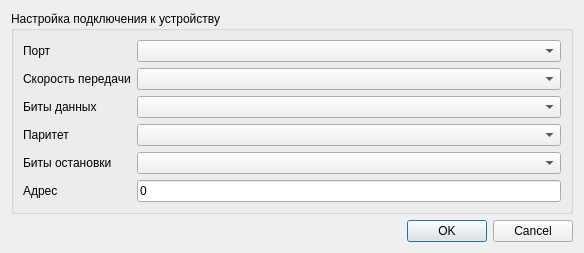
<?xml version="1.0" encoding="UTF-8"?>
<ui version="4.0">
 <class>PortSettings</class>
 <widget class="QDialog" name="PortSettings">
  <property name="geometry">
   <rect>
    <x>0</x>
    <y>0</y>
    <width>584</width>
    <height>247</height>
   </rect>
  </property>
  <property name="windowTitle">
   <string>Dialog</string>
  </property>
  <layout class="QGridLayout" name="gridLayout">
   <item row="0" column="0">
    <widget class="QGroupBox" name="grBoxSettings">
     <property name="title">
      <string>Настройка подключения к устройству</string>
     </property>
     <layout class="QGridLayout" name="gridLayout_2">
      <item row="1" column="1">
       <widget class="QComboBox" name="cbBaudRate"/>
      </item>
      <item row="0" column="1">
       <widget class="QComboBox" name="cbPortName"/>
      </item>
      <item row="2" column="1">
       <widget class="QComboBox" name="cbDataBist"/>
      </item>
      <item row="3" column="1">
       <widget class="QComboBox" name="cbPairity"/>
      </item>
      <item row="0" column="0">
       <widget class="QLabel" name="lblPort">
        <property name="text">
         <string>Порт</string>
        </property>
       </widget>
      </item>
      <item row="1" column="0">
       <widget class="QLabel" name="lblBaudRate">
        <property name="text">
         <string>Скорость передачи</string>
        </property>
       </widget>
      </item>
      <item row="2" column="0">
       <widget class="QLabel" name="lblDataBits">
        <property name="text">
         <string>Биты данных</string>
        </property>
       </widget>
      </item>
      <item row="4" column="1">
       <widget class="QComboBox" name="cbStopBits"/>
      </item>
      <item row="3" column="0">
       <widget class="QLabel" name="lblPairity">
        <property name="text">
         <string>Паритет</string>
        </property>
       </widget>
      </item>
      <item row="4" column="0">
       <widget class="QLabel" name="lblStopBits">
        <property name="text">
         <string>Биты остановки</string>
        </property>
       </widget>
      </item>
      <item row="5" column="0">
       <widget class="QLabel" name="lblAddres">
        <property name="text">
         <string>Адрес</string>
        </property>
       </widget>
      </item>
      <item row="5" column="1">
       <widget class="QLineEdit" name="leAddres">
        <property name="text">
         <string>0</string>
        </property>
        <property name="frame">
         <bool>true</bool>
        </property>
        <property name="dragEnabled">
         <bool>false</bool>
        </property>
        <property name="clearButtonEnabled">
         <bool>false</bool>
        </property>
       </widget>
      </item>
     </layout>
    </widget>
   </item>
   <item row="1" column="0">
    <widget class="QDialogButtonBox" name="buttonBox">
     <property name="orientation">
      <enum>Qt::Horizontal</enum>
     </property>
     <property name="standardButtons">
      <set>QDialogButtonBox::Cancel|QDialogButtonBox::Ok</set>
     </property>
    </widget>
   </item>
  </layout>
 </widget>
 <resources/>
 <connections>
  <connection>
   <sender>buttonBox</sender>
   <signal>accepted()</signal>
   <receiver>PortSettings</receiver>
   <slot>accept()</slot>
   <hints>
    <hint type="sourcelabel">
     <x>248</x>
     <y>254</y>
    </hint>
    <hint type="destinationlabel">
     <x>157</x>
     <y>274</y>
    </hint>
   </hints>
  </connection>
  <connection>
   <sender>buttonBox</sender>
   <signal>rejected()</signal>
   <receiver>PortSettings</receiver>
   <slot>reject()</slot>
   <hints>
    <hint type="sourcelabel">
     <x>316</x>
     <y>260</y>
    </hint>
    <hint type="destinationlabel">
     <x>286</x>
     <y>274</y>
    </hint>
   </hints>
  </connection>
 </connections>
</ui>
